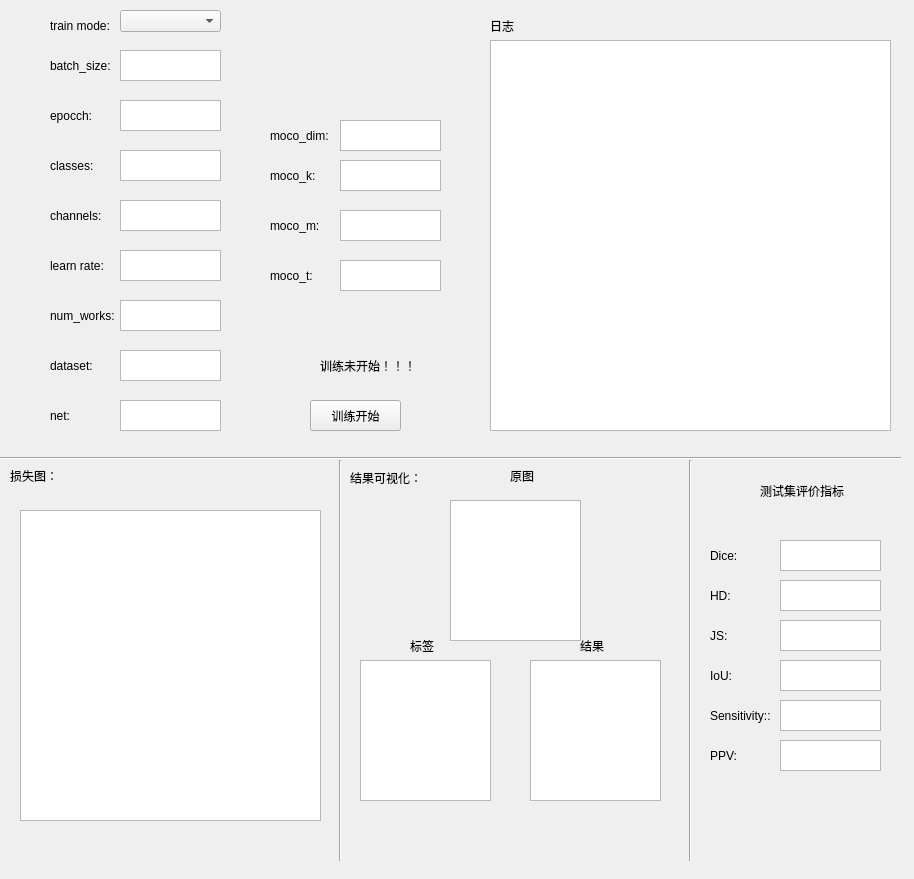
<?xml version="1.0" encoding="UTF-8"?>
<ui version="4.0">
 <class>trainModel</class>
 <widget class="QWidget" name="trainModel">
  <property name="geometry">
   <rect>
    <x>0</x>
    <y>0</y>
    <width>914</width>
    <height>879</height>
   </rect>
  </property>
  <property name="windowTitle">
   <string>Form</string>
  </property>
  <widget class="QLabel" name="label">
   <property name="geometry">
    <rect>
     <x>50</x>
     <y>50</y>
     <width>71</width>
     <height>31</height>
    </rect>
   </property>
   <property name="text">
    <string>batch_size:</string>
   </property>
  </widget>
  <widget class="QTextEdit" name="textEdit">
   <property name="geometry">
    <rect>
     <x>120</x>
     <y>50</y>
     <width>101</width>
     <height>31</height>
    </rect>
   </property>
  </widget>
  <widget class="QLabel" name="label_2">
   <property name="geometry">
    <rect>
     <x>50</x>
     <y>100</y>
     <width>71</width>
     <height>31</height>
    </rect>
   </property>
   <property name="text">
    <string>epocch:</string>
   </property>
  </widget>
  <widget class="QTextEdit" name="textEdit_2">
   <property name="geometry">
    <rect>
     <x>120</x>
     <y>100</y>
     <width>101</width>
     <height>31</height>
    </rect>
   </property>
  </widget>
  <widget class="QLabel" name="label_3">
   <property name="geometry">
    <rect>
     <x>50</x>
     <y>150</y>
     <width>71</width>
     <height>31</height>
    </rect>
   </property>
   <property name="text">
    <string>classes:</string>
   </property>
  </widget>
  <widget class="QTextEdit" name="textEdit_3">
   <property name="geometry">
    <rect>
     <x>120</x>
     <y>150</y>
     <width>101</width>
     <height>31</height>
    </rect>
   </property>
  </widget>
  <widget class="QLabel" name="label_4">
   <property name="geometry">
    <rect>
     <x>50</x>
     <y>200</y>
     <width>71</width>
     <height>31</height>
    </rect>
   </property>
   <property name="text">
    <string>channels:</string>
   </property>
  </widget>
  <widget class="QTextEdit" name="textEdit_4">
   <property name="geometry">
    <rect>
     <x>120</x>
     <y>200</y>
     <width>101</width>
     <height>31</height>
    </rect>
   </property>
  </widget>
  <widget class="QLabel" name="label_5">
   <property name="geometry">
    <rect>
     <x>50</x>
     <y>250</y>
     <width>71</width>
     <height>31</height>
    </rect>
   </property>
   <property name="text">
    <string>learn rate:</string>
   </property>
  </widget>
  <widget class="QTextEdit" name="textEdit_5">
   <property name="geometry">
    <rect>
     <x>120</x>
     <y>250</y>
     <width>101</width>
     <height>31</height>
    </rect>
   </property>
  </widget>
  <widget class="QLabel" name="label_6">
   <property name="geometry">
    <rect>
     <x>50</x>
     <y>300</y>
     <width>71</width>
     <height>31</height>
    </rect>
   </property>
   <property name="text">
    <string>num_works:</string>
   </property>
  </widget>
  <widget class="QTextEdit" name="textEdit_6">
   <property name="geometry">
    <rect>
     <x>120</x>
     <y>300</y>
     <width>101</width>
     <height>31</height>
    </rect>
   </property>
  </widget>
  <widget class="QLabel" name="label_7">
   <property name="geometry">
    <rect>
     <x>50</x>
     <y>350</y>
     <width>71</width>
     <height>31</height>
    </rect>
   </property>
   <property name="text">
    <string>dataset:</string>
   </property>
  </widget>
  <widget class="QTextEdit" name="textEdit_7">
   <property name="geometry">
    <rect>
     <x>120</x>
     <y>350</y>
     <width>101</width>
     <height>31</height>
    </rect>
   </property>
  </widget>
  <widget class="QLabel" name="label_8">
   <property name="geometry">
    <rect>
     <x>50</x>
     <y>400</y>
     <width>71</width>
     <height>31</height>
    </rect>
   </property>
   <property name="text">
    <string>net:</string>
   </property>
  </widget>
  <widget class="QTextEdit" name="textEdit_8">
   <property name="geometry">
    <rect>
     <x>120</x>
     <y>400</y>
     <width>101</width>
     <height>31</height>
    </rect>
   </property>
  </widget>
  <widget class="QLabel" name="label_9">
   <property name="geometry">
    <rect>
     <x>50</x>
     <y>10</y>
     <width>71</width>
     <height>31</height>
    </rect>
   </property>
   <property name="text">
    <string>train mode:</string>
   </property>
  </widget>
  <widget class="QTextEdit" name="textEdit_10">
   <property name="geometry">
    <rect>
     <x>490</x>
     <y>40</y>
     <width>401</width>
     <height>391</height>
    </rect>
   </property>
   <property name="autoFillBackground">
    <bool>false</bool>
   </property>
  </widget>
  <widget class="Line" name="line">
   <property name="geometry">
    <rect>
     <x>0</x>
     <y>450</y>
     <width>901</width>
     <height>16</height>
    </rect>
   </property>
   <property name="orientation">
    <enum>Qt::Horizontal</enum>
   </property>
  </widget>
  <widget class="Line" name="line_2">
   <property name="geometry">
    <rect>
     <x>330</x>
     <y>460</y>
     <width>20</width>
     <height>401</height>
    </rect>
   </property>
   <property name="orientation">
    <enum>Qt::Vertical</enum>
   </property>
  </widget>
  <widget class="Line" name="line_3">
   <property name="geometry">
    <rect>
     <x>680</x>
     <y>460</y>
     <width>20</width>
     <height>401</height>
    </rect>
   </property>
   <property name="orientation">
    <enum>Qt::Vertical</enum>
   </property>
  </widget>
  <widget class="QLabel" name="label_10">
   <property name="geometry">
    <rect>
     <x>710</x>
     <y>580</y>
     <width>71</width>
     <height>31</height>
    </rect>
   </property>
   <property name="text">
    <string>HD:</string>
   </property>
  </widget>
  <widget class="QTextEdit" name="textEdit_11">
   <property name="geometry">
    <rect>
     <x>780</x>
     <y>580</y>
     <width>101</width>
     <height>31</height>
    </rect>
   </property>
  </widget>
  <widget class="QLabel" name="label_11">
   <property name="geometry">
    <rect>
     <x>710</x>
     <y>540</y>
     <width>71</width>
     <height>31</height>
    </rect>
   </property>
   <property name="text">
    <string>Dice:</string>
   </property>
  </widget>
  <widget class="QTextEdit" name="textEdit_12">
   <property name="geometry">
    <rect>
     <x>780</x>
     <y>540</y>
     <width>101</width>
     <height>31</height>
    </rect>
   </property>
  </widget>
  <widget class="QLabel" name="label_12">
   <property name="geometry">
    <rect>
     <x>710</x>
     <y>620</y>
     <width>71</width>
     <height>31</height>
    </rect>
   </property>
   <property name="text">
    <string>JS:</string>
   </property>
  </widget>
  <widget class="QTextEdit" name="textEdit_13">
   <property name="geometry">
    <rect>
     <x>780</x>
     <y>620</y>
     <width>101</width>
     <height>31</height>
    </rect>
   </property>
  </widget>
  <widget class="QLabel" name="label_13">
   <property name="geometry">
    <rect>
     <x>710</x>
     <y>660</y>
     <width>71</width>
     <height>31</height>
    </rect>
   </property>
   <property name="text">
    <string>IoU:</string>
   </property>
  </widget>
  <widget class="QTextEdit" name="textEdit_14">
   <property name="geometry">
    <rect>
     <x>780</x>
     <y>660</y>
     <width>101</width>
     <height>31</height>
    </rect>
   </property>
  </widget>
  <widget class="QLabel" name="label_14">
   <property name="geometry">
    <rect>
     <x>710</x>
     <y>700</y>
     <width>71</width>
     <height>31</height>
    </rect>
   </property>
   <property name="text">
    <string>Sensitivity::</string>
   </property>
  </widget>
  <widget class="QTextEdit" name="textEdit_15">
   <property name="geometry">
    <rect>
     <x>780</x>
     <y>700</y>
     <width>101</width>
     <height>31</height>
    </rect>
   </property>
  </widget>
  <widget class="QLabel" name="label_15">
   <property name="geometry">
    <rect>
     <x>710</x>
     <y>740</y>
     <width>71</width>
     <height>31</height>
    </rect>
   </property>
   <property name="text">
    <string>PPV:</string>
   </property>
  </widget>
  <widget class="QTextEdit" name="textEdit_16">
   <property name="geometry">
    <rect>
     <x>780</x>
     <y>740</y>
     <width>101</width>
     <height>31</height>
    </rect>
   </property>
  </widget>
  <widget class="QLabel" name="label_16">
   <property name="geometry">
    <rect>
     <x>20</x>
     <y>510</y>
     <width>301</width>
     <height>311</height>
    </rect>
   </property>
   <property name="text">
    <string/>
   </property>
  </widget>
  <widget class="QLabel" name="label_17">
   <property name="geometry">
    <rect>
     <x>450</x>
     <y>500</y>
     <width>131</width>
     <height>141</height>
    </rect>
   </property>
   <property name="text">
    <string/>
   </property>
  </widget>
  <widget class="QLabel" name="label_18">
   <property name="geometry">
    <rect>
     <x>360</x>
     <y>660</y>
     <width>131</width>
     <height>141</height>
    </rect>
   </property>
   <property name="text">
    <string/>
   </property>
  </widget>
  <widget class="QLabel" name="label_19">
   <property name="geometry">
    <rect>
     <x>530</x>
     <y>660</y>
     <width>131</width>
     <height>141</height>
    </rect>
   </property>
   <property name="text">
    <string/>
   </property>
  </widget>
  <widget class="QTextEdit" name="textEdit_17">
   <property name="geometry">
    <rect>
     <x>340</x>
     <y>210</y>
     <width>101</width>
     <height>31</height>
    </rect>
   </property>
  </widget>
  <widget class="QLabel" name="label_20">
   <property name="geometry">
    <rect>
     <x>270</x>
     <y>160</y>
     <width>71</width>
     <height>31</height>
    </rect>
   </property>
   <property name="text">
    <string>moco_k:</string>
   </property>
  </widget>
  <widget class="QTextEdit" name="textEdit_18">
   <property name="geometry">
    <rect>
     <x>340</x>
     <y>160</y>
     <width>101</width>
     <height>31</height>
    </rect>
   </property>
  </widget>
  <widget class="QLabel" name="label_21">
   <property name="geometry">
    <rect>
     <x>270</x>
     <y>120</y>
     <width>71</width>
     <height>31</height>
    </rect>
   </property>
   <property name="text">
    <string>moco_dim:</string>
   </property>
  </widget>
  <widget class="QLabel" name="label_22">
   <property name="geometry">
    <rect>
     <x>270</x>
     <y>210</y>
     <width>71</width>
     <height>31</height>
    </rect>
   </property>
   <property name="text">
    <string>moco_m:</string>
   </property>
  </widget>
  <widget class="QLabel" name="label_23">
   <property name="geometry">
    <rect>
     <x>270</x>
     <y>260</y>
     <width>71</width>
     <height>31</height>
    </rect>
   </property>
   <property name="text">
    <string>moco_t:</string>
   </property>
  </widget>
  <widget class="QTextEdit" name="textEdit_19">
   <property name="geometry">
    <rect>
     <x>340</x>
     <y>120</y>
     <width>101</width>
     <height>31</height>
    </rect>
   </property>
  </widget>
  <widget class="QTextEdit" name="textEdit_20">
   <property name="geometry">
    <rect>
     <x>340</x>
     <y>260</y>
     <width>101</width>
     <height>31</height>
    </rect>
   </property>
  </widget>
  <widget class="QComboBox" name="comboBox">
   <property name="geometry">
    <rect>
     <x>120</x>
     <y>10</y>
     <width>101</width>
     <height>22</height>
    </rect>
   </property>
  </widget>
  <widget class="QPushButton" name="pushButton">
   <property name="geometry">
    <rect>
     <x>310</x>
     <y>400</y>
     <width>91</width>
     <height>31</height>
    </rect>
   </property>
   <property name="text">
    <string>训练开始</string>
   </property>
  </widget>
  <widget class="QLabel" name="label_24">
   <property name="geometry">
    <rect>
     <x>510</x>
     <y>470</y>
     <width>54</width>
     <height>12</height>
    </rect>
   </property>
   <property name="text">
    <string>原图</string>
   </property>
  </widget>
  <widget class="QLabel" name="label_25">
   <property name="geometry">
    <rect>
     <x>410</x>
     <y>640</y>
     <width>54</width>
     <height>12</height>
    </rect>
   </property>
   <property name="text">
    <string>标签</string>
   </property>
  </widget>
  <widget class="QLabel" name="label_26">
   <property name="geometry">
    <rect>
     <x>580</x>
     <y>640</y>
     <width>54</width>
     <height>12</height>
    </rect>
   </property>
   <property name="text">
    <string>结果</string>
   </property>
  </widget>
  <widget class="QLabel" name="label_27">
   <property name="geometry">
    <rect>
     <x>760</x>
     <y>480</y>
     <width>121</width>
     <height>21</height>
    </rect>
   </property>
   <property name="text">
    <string>测试集评价指标</string>
   </property>
  </widget>
  <widget class="QLabel" name="label_28">
   <property name="geometry">
    <rect>
     <x>490</x>
     <y>20</y>
     <width>54</width>
     <height>12</height>
    </rect>
   </property>
   <property name="text">
    <string>日志</string>
   </property>
  </widget>
  <widget class="QLabel" name="label_29">
   <property name="geometry">
    <rect>
     <x>10</x>
     <y>470</y>
     <width>54</width>
     <height>12</height>
    </rect>
   </property>
   <property name="text">
    <string>损失图：</string>
   </property>
  </widget>
  <widget class="QLabel" name="label_30">
   <property name="geometry">
    <rect>
     <x>350</x>
     <y>470</y>
     <width>71</width>
     <height>16</height>
    </rect>
   </property>
   <property name="text">
    <string>结果可视化：</string>
   </property>
  </widget>
  <widget class="QTextEdit" name="textEdit_9">
   <property name="geometry">
    <rect>
     <x>20</x>
     <y>510</y>
     <width>301</width>
     <height>311</height>
    </rect>
   </property>
  </widget>
  <widget class="QTextEdit" name="textEdit_21">
   <property name="geometry">
    <rect>
     <x>450</x>
     <y>500</y>
     <width>131</width>
     <height>141</height>
    </rect>
   </property>
  </widget>
  <widget class="QTextEdit" name="textEdit_22">
   <property name="geometry">
    <rect>
     <x>360</x>
     <y>660</y>
     <width>131</width>
     <height>141</height>
    </rect>
   </property>
  </widget>
  <widget class="QTextEdit" name="textEdit_23">
   <property name="geometry">
    <rect>
     <x>530</x>
     <y>660</y>
     <width>131</width>
     <height>141</height>
    </rect>
   </property>
  </widget>
  <widget class="QLabel" name="label_31">
   <property name="geometry">
    <rect>
     <x>320</x>
     <y>350</y>
     <width>101</width>
     <height>31</height>
    </rect>
   </property>
   <property name="text">
    <string>训练未开始！！！</string>
   </property>
  </widget>
  <zorder>textEdit_21</zorder>
  <zorder>textEdit_23</zorder>
  <zorder>textEdit_22</zorder>
  <zorder>textEdit_9</zorder>
  <zorder>label</zorder>
  <zorder>textEdit</zorder>
  <zorder>label_2</zorder>
  <zorder>textEdit_2</zorder>
  <zorder>label_3</zorder>
  <zorder>textEdit_3</zorder>
  <zorder>label_4</zorder>
  <zorder>textEdit_4</zorder>
  <zorder>label_5</zorder>
  <zorder>textEdit_5</zorder>
  <zorder>label_6</zorder>
  <zorder>textEdit_6</zorder>
  <zorder>label_7</zorder>
  <zorder>textEdit_7</zorder>
  <zorder>label_8</zorder>
  <zorder>textEdit_8</zorder>
  <zorder>label_9</zorder>
  <zorder>textEdit_10</zorder>
  <zorder>line</zorder>
  <zorder>line_2</zorder>
  <zorder>line_3</zorder>
  <zorder>label_10</zorder>
  <zorder>textEdit_11</zorder>
  <zorder>label_11</zorder>
  <zorder>textEdit_12</zorder>
  <zorder>label_12</zorder>
  <zorder>textEdit_13</zorder>
  <zorder>label_13</zorder>
  <zorder>textEdit_14</zorder>
  <zorder>label_14</zorder>
  <zorder>textEdit_15</zorder>
  <zorder>label_15</zorder>
  <zorder>textEdit_16</zorder>
  <zorder>label_16</zorder>
  <zorder>label_17</zorder>
  <zorder>label_18</zorder>
  <zorder>label_19</zorder>
  <zorder>textEdit_17</zorder>
  <zorder>label_20</zorder>
  <zorder>textEdit_18</zorder>
  <zorder>label_21</zorder>
  <zorder>label_22</zorder>
  <zorder>label_23</zorder>
  <zorder>textEdit_19</zorder>
  <zorder>textEdit_20</zorder>
  <zorder>comboBox</zorder>
  <zorder>pushButton</zorder>
  <zorder>label_24</zorder>
  <zorder>label_25</zorder>
  <zorder>label_26</zorder>
  <zorder>label_27</zorder>
  <zorder>label_28</zorder>
  <zorder>label_29</zorder>
  <zorder>label_30</zorder>
  <zorder>label_31</zorder>
 </widget>
 <resources/>
 <connections/>
</ui>
